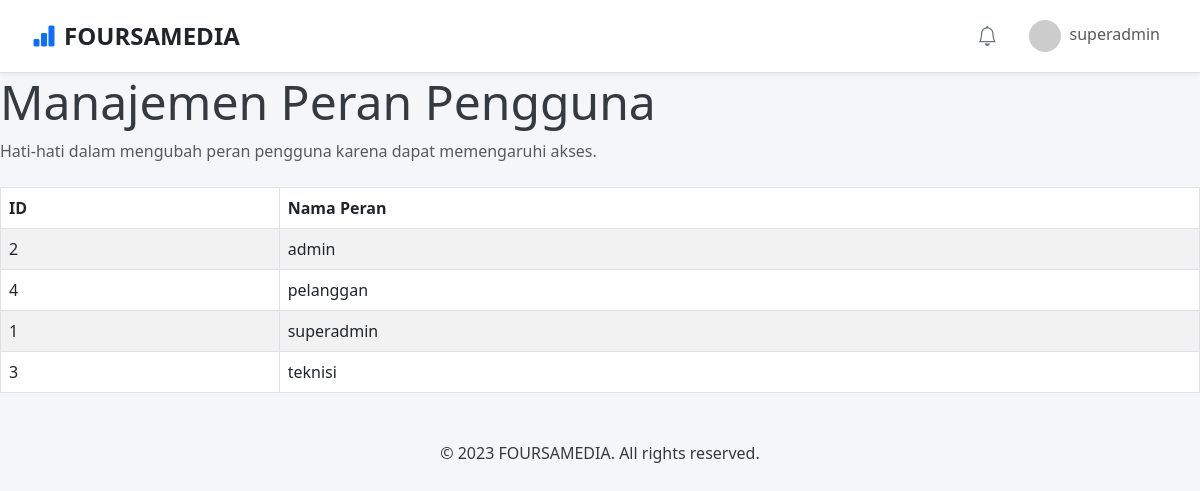
/roles.php (signed in), run on the app's committed database.
### tables this page shows
CREATE TABLE `roles` (
  `id` int(11) NOT NULL AUTO_INCREMENT,
  `role_name` varchar(50) NOT NULL,
  PRIMARY KEY (`id`),
  UNIQUE KEY `role_name` (`role_name`)
);

### public/roles.php (the view, shortened to what this page needs)
<?php
require_once '../includes/db_connect.php';
$roles = [];
$sql = "SELECT id, role_name FROM roles ORDER BY role_name ASC";
$result = $conn->query($sql);
if ($result->num_rows > 0) {
    while ($row = $result->fetch_assoc()) {
        $roles[] = $row;
    }
}
require_once '../includes/header.php';
?>
<header class="mb-4">
    <h1 class="display-5">Manajemen Peran Pengguna</h1>
    <p class="text-muted">Hati-hati dalam mengubah peran pengguna karena dapat memengaruhi akses.</p>
</header>
<div class="table-responsive">
    <table class="table table-striped table-bordered">
        <thead>
            <tr>
                <th>ID</th>
                <th>Nama Peran</th>
                </tr>
        </thead>
        <tbody>
            <?php if (!empty($roles)): ?>
                <?php foreach ($roles as $role): ?>
                    <tr>
                        <td><?php echo htmlspecialchars($role['id']); ?></td>
                        <td><?php echo htmlspecialchars($role['role_name']); ?></td>
                        </tr>
                <?php endforeach; ?>
            <?php else: ?>
                <tr>
                    <td colspan="2">Tidak ada peran yang ditemukan.</td>
                </tr>
            <?php endif; ?>
        </tbody>
    </table>
</div>
<?php
require_once '../includes/footer.php';
?>

### public/css/style.css (style rules this page uses)
html, body { height: auto; margin: 0; font-family: 'Segoe UI', Roboto, 'Helvetica Neue', Arial, sans-serif; background-color: #f4f6f9; color: #343a40; }
.table { margin-bottom: 0; }
.table-striped tbody tr:nth-of-type(odd) { background-color: rgba(0, 0, 0, 0.02); }
.table-responsive { overflow-x: hidden !important; }

### data on the page
roles: id "2", role_name "admin"
roles: id "4", role_name "pelanggan"
roles: id "1", role_name "superadmin"
roles: id "3", role_name "teknisi"

### other printed values
$_SESSION['username'] "superadmin"
